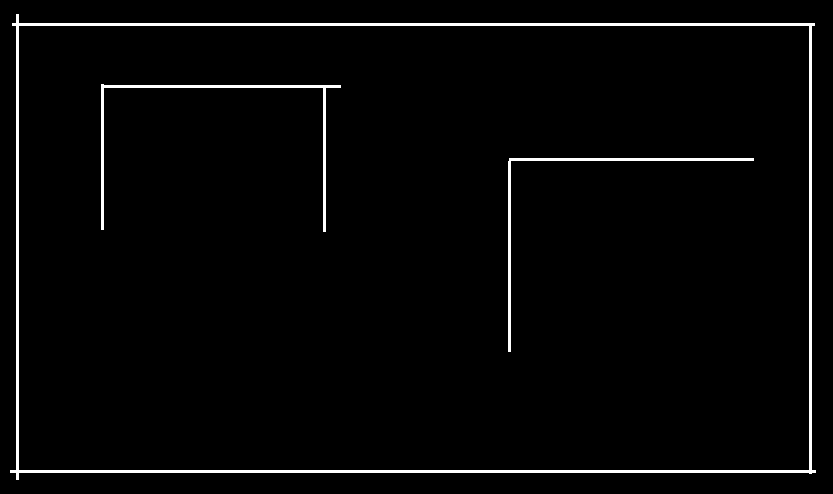
#> input picture Sim/lib_dev/localize/particle filter/true_map2.jpg, 833 x 494 px
$ python Untitled-1.py
#> lines starting #> are read from the running program, lines starting #| are printed output that depends on the picture; after the words box and inside, x2 and y2 are one past the last pixel; in counts of white or black regions, pixels touching at a corner belong together
# %%
import sys
import math
import numpy as np
from skimage import data,io,filters,transform
import matplotlib.pyplot as plt
from matplotlib.colors import hsv_to_rgb
from scipy.stats import norm

# %%
current_pos = (150,150,45/360*2*math.pi) # x,y,theta
map_path = "true_map2.jpg"

true_map = io.imread(map_path)
#> true_map is the input picture: shape (494, 833, 3); 2.5% white; 3 white regions, box (x1, y1, x2, y2) and area: (10, 14, 816, 480) 7542, (101, 84, 341, 232) 1581, (508, 158, 754, 352) 1308
map_height, map_width, map_depth = true_map.shape
#> map_height = 494; map_width = 833; map_depth = 3
# %%
def get_beam(pos):

    # cast lidar beam
    dx = math.cos(-pos[2])
    dy = math.sin(-pos[2])
    for r in range(1000):
        x_ = int(round(pos[0] + r*dx))
        y_ = int(round(pos[1] + r*dy))

        # clip to map
        if x_ < map_width and y_ < map_height and x_ >= 0 and y_ >= 0:
            if (int(true_map[y_,x_,0])+int(true_map[y_,x_,1])+int(true_map[y_,x_,2])) > 570:
                # wall
                return r
        else:
            # lidar data reaches end of map
            break
    return None


# %%
def draw_pos():
    true_map_ = io.imread(map_path)
    map_height, map_width, map_depth = true_map_.shape
#> map_height = 494; map_width = 833; map_depth = 3


    # cast lidar rays
    for ang_ in [-80,-40,-20,0,20,40,80]:
        for r in range(1000):
            x_ = int(current_pos[0] + r*math.cos(-current_pos[2]+ang_/360*2*math.pi))
            y_ = int(current_pos[1] + r*math.sin(-current_pos[2]+ang_/360*2*math.pi))

            # clip to map
            if x_ < map_width and y_ < map_height and x_ >= 0 and y_ >= 0:
                if(int(true_map_[y_,x_,0])+int(true_map_[y_,x_,1])+int(true_map_[y_,x_,2])) > 570:
                    # wall
                    true_map_[y_,x_] = [0,255,0]
                    break
                else:
                    true_map_[y_,x_] = [0,50,0]
            else:
                # lidar data reaches end of map
                break
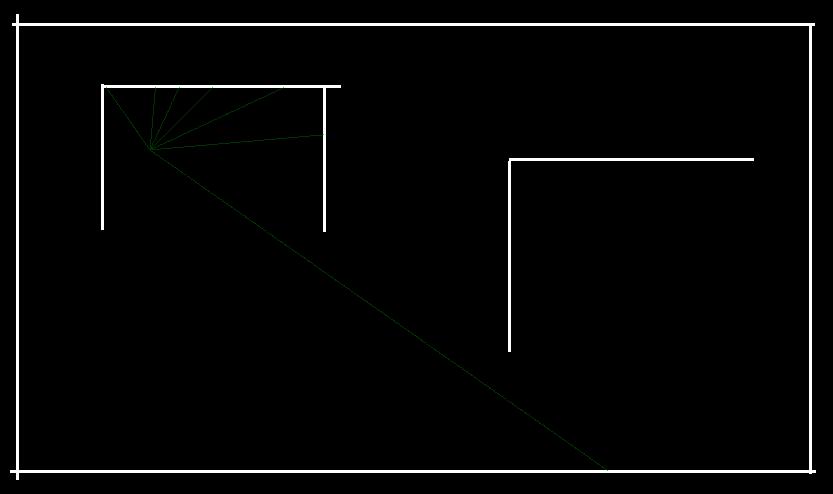
#> true_map_: shape (494, 833, 3); 0.26% of pixels changed, all inside (x1, y1, x2, y2) = (106, 87, 608, 471)

    true_map_[current_pos[1],current_pos[0]] = [255,0,0]
#> true_map_: shape (494, 833, 3); under 0.01% of pixels changed, all inside (x1, y1, x2, y2) = (150, 150, 151, 151)
    #io.imshow(true_map_)
    #io.show()

# %%
draw_pos()
get_beam(current_pos)

# %%
def gauss(n=11,sigma=1):
    r = range(-int(n/2),int(n/2)+1)
    return [1 / (sigma * math.sqrt(2*math.pi)) * math.exp(-float(x)**2/(2*sigma**2)) for x in r]

# %%
hlf_num_pit = 10

#plt.stem(range(-hlf_num_pit,hlf_num_pit+1),norm.pdf(range(-hlf_num_pit,hlf_num_pit+1), 0, 3)*50)
#plt.show()

# %%
mu = 0
sigma = 3
s= np.random.normal(mu, sigma, 100)
#count, bins, ignored = plt.hist(s, 30, density=True)
#plt.plot(bins, 1/(sigma * np.sqrt(2 * np.pi)) *
               #np.exp( - (bins - mu)**2 / (2 * sigma**2) ),
         #linewidth=2, color='r')
#plt.show()

# %%
def get_beam_probability(pos):
    r_ = []
    for s_ in s:
        r = get_beam((pos[0], pos[1], pos[2]+(s_/360*2*math.pi)))
        if r is not None:
            r_.append(r+np.random.normal(0, .1))

    if(len(r_) == 0):
        return 0
    # [7 lines of commented-out code are left out]
    meas_r = get_beam(current_pos)
    r_ = np.array(r_)
    #print(r_)
    tol = 0.25
    pr = len(np.where(np.logical_and(r_>=meas_r*(1-tol), r_<=meas_r*(1+tol)))[0])/len(r_)
    #print(get_beam(pos), pr)
    #plt.stem(bins[:-1],count)
    #plt.show()
    return pr

# %%
def get_pose_pr(pos):
    beam_pr = []
    for ang_ in range(0,360,45):
        beam_pr.append(get_beam_probability((pos[0], pos[1], pos[2]+(ang_/360*2*math.pi))))
    pr = np.mean(np.array(beam_pr)**2) #sqrt this
    #pr = sum(beam_pr)/len(beam_pr)
    return pr
#get_pose_pr(current_pos)

# %%
pd_map = io.imread(map_path)
map_height, map_width, map_depth = pd_map.shape

#range(-20,20,5)
for y_ in range(-5,6,1):
    for x_ in range(-5,6,1):
        guess_pos = (current_pos[0]+x_,current_pos[1]+y_,current_pos[2])

#> (the run stopped early here; a loop or call above may not have finished)
